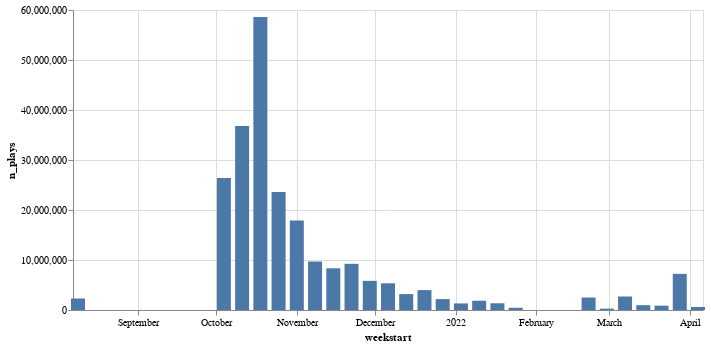

This figure's notebook cell:
### Code cell
alt.Chart(weekly_plays).mark_bar(width=14).encode(
    x='weekstart:T',
    y='n_plays'
).properties(width=630)

### Figure 1 — Vega-Lite specification as saved in the notebook (floating-point values rounded to 4 significant figures)
{"config": {"view": {"continuousWidth": 400, "continuousHeight": 300}}, "data": {"name": "data-728709a950c60cc372e1e52199c90b9f"}, "mark": {"type": "bar", "width": 14}, "encoding": {"x": {"field": "weekstart", "type": "temporal"}, "y": {"field": "n_plays", "type": "quantitative"}}, "width": 630, "$schema": "https://vega.github.io/schema/vega-lite/v4.17.0.json", "datasets": {"data-728709a950c60cc372e1e52199c90b9f": [{"weekstart": "2021-08-09T00:00:00", "n_plays": 2300000}, {"weekstart": "2021-08-16T00:00:00", "n_plays": 0}, {"weekstart": "2021-08-30T00:00:00", "n_plays": 0}, {"weekstart": "2021-09-13T00:00:00", "n_plays": 0}, {"weekstart": "2021-09-20T00:00:00", "n_plays": 0}, {"weekstart": "2021-09-27T00:00:00", "n_plays": 0}, {"weekstart": "2021-10-04T00:00:00", "n_plays": 26400000}, {"weekstart": "2021-10-11T00:00:00", "n_plays": 36800000}, {"weekstart": "2021-10-18T00:00:00", "n_plays": 58600000}, {"weekstart": "2021-10-25T00:00:00", "n_plays": 23600000}, {"weekstart": "2021-11-01T00:00:00", "n_plays": 17900000}, {"weekstart": "2021-11-08T00:00:00", "n_plays": 9700000}, {"weekstart": "2021-11-15T00:00:00", "n_plays": 8338000}, {"weekstart": "2021-11-22T00:00:00", "n_plays": 9237600}, {"weekstart": "2021-11-29T00:00:00", "n_plays": 5831700}, {"weekstart": "2021-12-06T00:00:00", "n_plays": 5343500}, {"weekstart": "2021-12-13T00:00:00", "n_plays": 3181700}, {"weekstart": "2021-12-20T00:00:00", "n_plays": 3983600}, {"weekstart": "2021-12-27T00:00:00", "n_plays": 2175800}, {"weekstart": "2022-01-03T00:00:00", "n_plays": 1317200}, {"weekstart": "2022-01-10T00:00:00", "n_plays": 1855000}, {"weekstart": "2022-01-17T00:00:00", "n_plays": 1347600}, {"weekstart": "2022-01-24T00:00:00", "n_plays": 449500}, {"weekstart": "2022-02-21T00:00:00", "n_plays": 2494600}, {"weekstart": "2022-02-28T00:00:00", "n_plays": 274500}, {"weekstart": "2022-03-07T00:00:00", "n_plays": 2698800}, {"weekstart": "2022-03-14T00:00:00", "n_plays": 963900}, {"weekstart": "2022-03-21T00:00:00", "n_plays": 864700}, {"weekstart": "2022-03-28T00:00:00", "n_plays": 7225000}, {"weekstart": "2022-04-04T00:00:00", "n_plays": 606400}]}}
